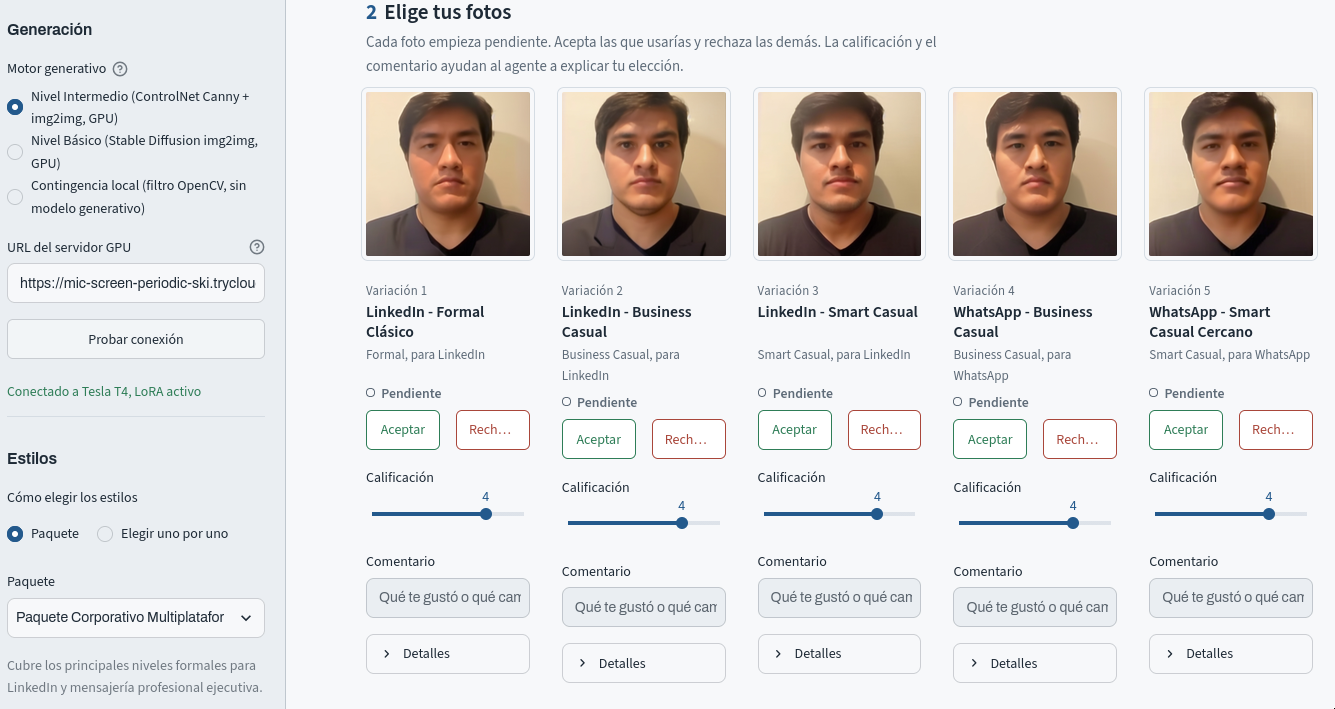
#> input picture Project-II/entregable/diapositivas/images/con-lora.png, 1335 x 709 px, given in place of 01_entrada_512.png, which was not available
$ python medir_imagenes.py ../../entregable/diapositivas/images/con-lora.png ../../entregable/diapositivas/images/con-sin-lora.png   (older library calls are emulated)
#> lines starting #> are read from the running program, lines starting #| are printed output that depends on the picture
### Project-II/src/generator.py
import base64
import io
import os
import time
import uuid
from dataclasses import dataclass, field
from enum import Enum
from typing import Any, Dict, List, Optional, Tuple

import cv2
import numpy as np
import requests
from PIL import Image, ImageDraw, ImageEnhance, ImageFilter, ImageOps

from src.config import (
    NEGATIVE_PROMPT,
    StylePreset,
    build_composite_prompt,
    get_package,
    get_preset,
)
from src.safety import SafetyCheckResult, check_prompt_safety


class EngineMode(str, Enum):
    INTERMEDIATE = "Nivel Intermedio (ControlNet Canny + img2img, GPU)"
    BASIC = "Nivel Básico (Stable Diffusion img2img, GPU)"
    LOCAL = "Contingencia local (filtro OpenCV, sin modelo generativo)"


FACE_CASCADE_FILES = ("haarcascade_frontalface_alt2.xml", "haarcascade_frontalface_default.xml")
FACE_DETECTION_SIDE = 640
FACE_CROP_FACTOR = 1.9
FACE_VERTICAL_OFFSET = 0.15
HEAD_TOP_MARGIN = 0.25


REMOTE_METHOD_BY_MODE = {
    EngineMode.INTERMEDIATE: "controlnet_img2img",
    EngineMode.BASIC: "img2img",
}


@dataclass
class GeneratedVariation:
    variation_id: str
    preset_id: str
    title: str
    platform: str
    formality: str
    image: Image.Image
    prompt_used: str
    negative_prompt: str
    engine_mode: str
    guidance_scale: float
    denoising_strength: float
    recommended_lighting: str
    recommended_background: str
    recommended_expression: str
    recommended_attire: str
    created_at: float
    controlnet_edge_preview: Optional[Image.Image] = None


class GenerationEngine:
    def __init__(self, mode: EngineMode = EngineMode.LOCAL):
        self.mode = mode
        self.face_cascades = self._init_face_cascades()
        self.last_face_box: Optional[Tuple[int, int, int, int]] = None
        self.hf_token = os.getenv("HF_TOKEN", "")

    def _init_face_cascades(self) -> List[cv2.CascadeClassifier]:
        cascades = []
        for name in FACE_CASCADE_FILES:
            try:
                path = cv2.data.haarcascades + name
                if os.path.exists(path):
                    cascade = cv2.CascadeClassifier(path)
                    if not cascade.empty():
                        cascades.append(cascade)
            except Exception:
                continue
        return cascades

    def detect_face(self, image_rgb: np.ndarray) -> Optional[Tuple[int, int, int, int]]:
        gray = cv2.cvtColor(image_rgb, cv2.COLOR_RGB2GRAY)
        scale = min(1.0, FACE_DETECTION_SIDE / max(gray.shape))
        if scale < 1.0:
            gray = cv2.resize(gray, None, fx=scale, fy=scale, interpolation=cv2.INTER_AREA)
        gray = cv2.equalizeHist(gray)

        for cascade in self.face_cascades:
            faces = cascade.detectMultiScale(gray, scaleFactor=1.05, minNeighbors=5, minSize=(40, 40))
            if len(faces) > 0:
                x, y, w, h = max(faces, key=lambda rect: rect[2] * rect[3])
                return tuple(int(round(value / scale)) for value in (x, y, w, h))
        return None

    # [300 lines left out: functions preprocess_face, extract_controlnet_edges, _apply_portrait_depth_blur, _apply_preset_styling, _synthesize_variation, generate_batch and 2 more, not called in this run]

### Project-II/material_apoyo/informe/medir_imagenes.py
import itertools
import json
import sys
from pathlib import Path

import cv2
import numpy as np
from PIL import Image

PROJECT_ROOT = Path(__file__).resolve().parents[2]
sys.path.insert(0, str(PROJECT_ROOT))

from src.generator import GenerationEngine

RUN = sys.argv[1] if len(sys.argv) > 1 else "colab_v1_img2img_sin_preservacion"
RESULTS = PROJECT_ROOT / "data" / "processed" / RUN
OUTPUT = Path(__file__).resolve().parent / "datos" / (sys.argv[2] if len(sys.argv) > 2 else "metricas_imagenes.json")


def load(path: Path) -> np.ndarray:
    return np.asarray(Image.open(path).convert("RGB").resize((512, 512)))


def face_region(image: np.ndarray, box) -> np.ndarray:
    x, y, w, h = box
    return image[y + int(0.30 * h): y + int(0.75 * h), x + int(0.25 * w): x + int(0.75 * w)]


def lab_mean(region: np.ndarray) -> np.ndarray:
    lab = cv2.cvtColor(region, cv2.COLOR_RGB2LAB).astype(np.float32)
    lab[..., 0] *= 100.0 / 255.0
    lab[..., 1:] -= 128.0
    return lab.reshape(-1, 3).mean(axis=0)


def detail(image: np.ndarray) -> float:
    gray = cv2.cvtColor(image, cv2.COLOR_RGB2GRAY)
    return float(cv2.Laplacian(gray, cv2.CV_64F).var())


def pairwise_diversity(images) -> float:
    small = [cv2.resize(img, (128, 128)).astype(np.float32) / 255.0 for img in images]
    distances = [float(np.abs(a - b).mean()) for a, b in itertools.combinations(small, 2)]
    return round(float(np.mean(distances)), 4)


def main() -> None:
    reference = load(RESULTS / "01_entrada_512.png")
#> in load, `return np.asarray(Image.open(path).convert("RGB").resize((512, 512)))`:
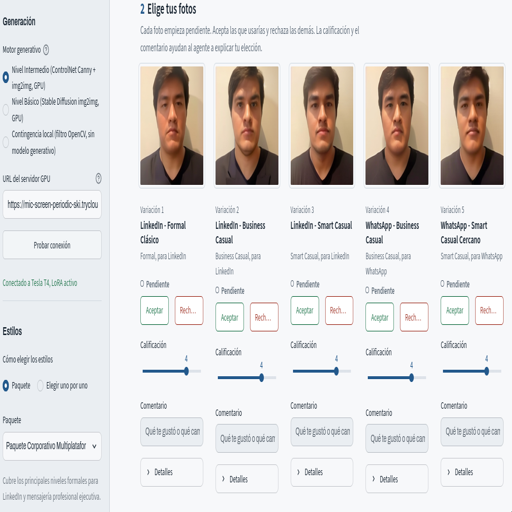
#> returned value: shape (512, 512, 3); mean of channels 0, 1, 2 224.8, 222.4, 221.6; drawn as R, G, B
    box = GenerationEngine().detect_face(reference)
#> in detect_face, `gray = cv2.cvtColor(image_rgb, cv2.COLOR_RGB2GRAY)`:
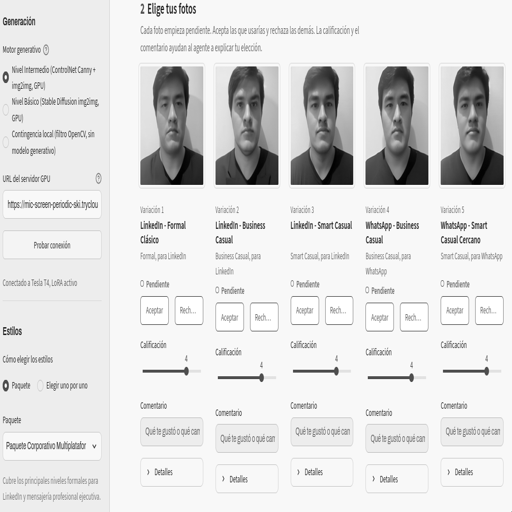
#> gray: shape (512, 512); min 0, max 255, mean 223
#> in detect_face, `gray = cv2.equalizeHist(gray)`:
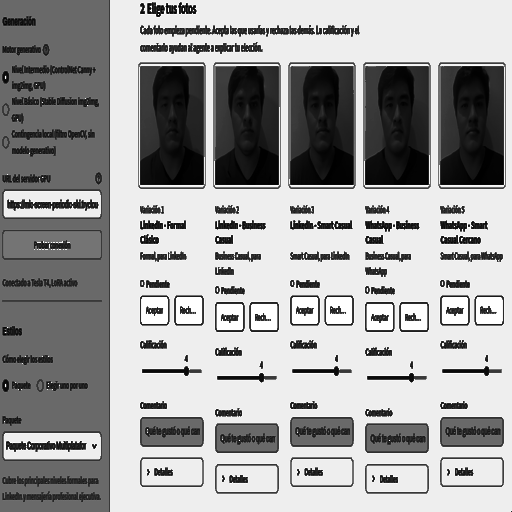
#> gray: shape (512, 512); min 0, max 255, mean 159.4
#> the loop in detect_face, `for cascade in self.face_cascades:` made 1 pass
#> (x, y, w, h) on pass 1: (295, 85, 56, 56)
#> box = (295, 85, 56, 56)
    reference_lab = lab_mean(face_region(reference, box))
#> in face_region, `x, y, w, h = box`: x = 295; y = 85; w = 56
#> in face_region, `return image[y + int(0.30 * h): y + int(0.75 * h), x + int(0.25 * w): ..`:
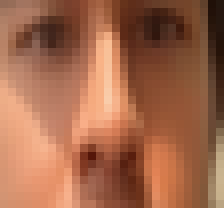
#> returned value: shape (26, 28, 3) (shown 8 times larger); mean of channels 0, 1, 2 162.2, 103.4, 74.9; drawn as R, G, B
#> in lab_mean, `lab = cv2.cvtColor(region, cv2.COLOR_RGB2LAB).astype(np.float32)`:
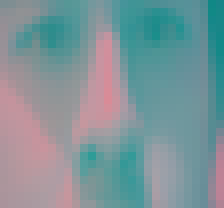
#> lab: shape (26, 28, 3) float32 (shown 8 times larger); mean of channels 0, 1, 2 125, 148.5, 153.9; drawn as R, G, B
#> in lab_mean, `lab[..., 0] *= 100.0 / 255.0`:
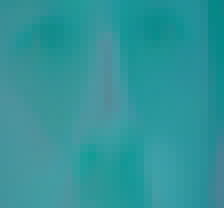
#> lab: shape (26, 28, 3) float32 (shown 8 times larger); mean of channels 0, 1, 2 49, 148.5, 153.9; drawn as R, G, B
#> in lab_mean, `lab[..., 1:] -= 128.0`:
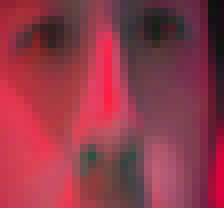
#> lab: shape (26, 28, 3) float32 (shown 8 times larger); mean of channels 0, 1, 2 49, 20.5, 25.9; drawn with min black and max white
#> reference_lab = [49.01, 20.55, 25.86]
#> (the run stopped early here; a loop or call above may not have finished)
